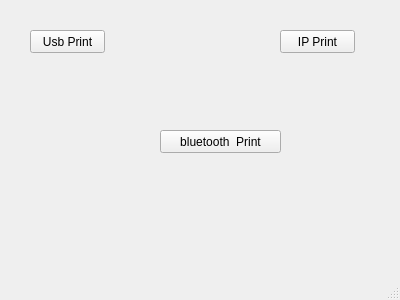
<?xml version="1.0" encoding="UTF-8"?>
<ui version="4.0">
 <class>MainWindow</class>
 <widget class="QMainWindow" name="MainWindow">
  <property name="geometry">
   <rect>
    <x>0</x>
    <y>0</y>
    <width>400</width>
    <height>300</height>
   </rect>
  </property>
  <property name="windowTitle">
   <string>MainWindow</string>
  </property>
  <widget class="QWidget" name="centralwidget">
   <widget class="QPushButton" name="pushButton">
    <property name="geometry">
     <rect>
      <x>30</x>
      <y>30</y>
      <width>75</width>
      <height>23</height>
     </rect>
    </property>
    <property name="text">
     <string>Usb Print</string>
    </property>
   </widget>
   <widget class="QPushButton" name="pushButton_2">
    <property name="geometry">
     <rect>
      <x>280</x>
      <y>30</y>
      <width>75</width>
      <height>23</height>
     </rect>
    </property>
    <property name="text">
     <string>IP Print</string>
    </property>
   </widget>
   <widget class="QPushButton" name="pushButton_3">
    <property name="geometry">
     <rect>
      <x>160</x>
      <y>130</y>
      <width>121</width>
      <height>23</height>
     </rect>
    </property>
    <property name="text">
     <string>bluetooth  Print</string>
    </property>
   </widget>
  </widget>
  <widget class="QMenuBar" name="menubar">
   <property name="geometry">
    <rect>
     <x>0</x>
     <y>0</y>
     <width>400</width>
     <height>21</height>
    </rect>
   </property>
  </widget>
  <widget class="QStatusBar" name="statusbar"/>
 </widget>
 <resources/>
 <connections/>
</ui>
